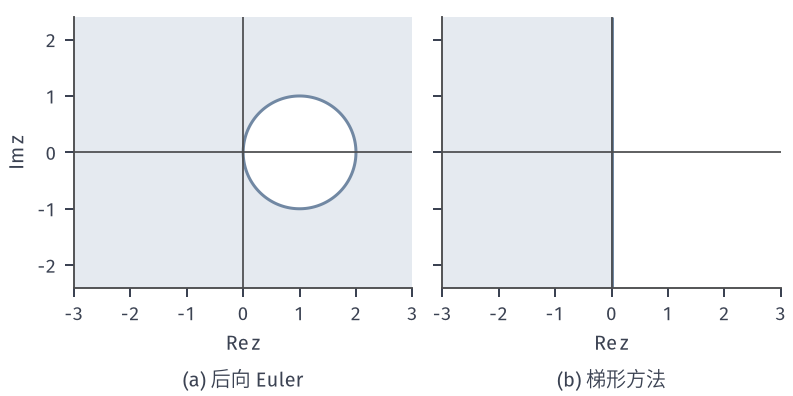

The script that drew this image:
from pathlib import Path
import sys
sys.path.insert(0, str(Path(__file__).resolve().parents[1]/"odenum-common"))
from odenum_common import *

# Target: stability regions of backward Euler and the trapezoidal rule.
X, Y = np.meshgrid(np.linspace(-3, 3, 900), np.linspace(-2.4, 2.4, 800))
Z = X+1j*Y
fig, ax = figure(width_mm=112, height_mm=56, ncols=2, sharey=True)
for a, R, c in zip(ax, (1/(1-Z), (1+Z/2)/(1-Z/2)), ('(a) 后向 Euler', '(b) 梯形方法')):
    v = np.abs(R)
    a.contourf(X, Y, v, levels=[0, 1], colors=[BLUE_FILL])
    a.contour(X, Y, v, levels=[1], colors=[BLUE], linewidths=1.2)
    a.axhline(0, color=STROKE, lw=.7); a.axvline(0, color=STROKE, lw=.7)
    a.set_aspect('equal'); a.set_xlabel(r'$\mathrm{Re}\,z$'); a.set_xlim(-3, 3); a.set_ylim(-2.4, 2.4)
    panel(a, c, -.3)
ax[0].set_ylabel(r'$\mathrm{Im}\,z$')
ax[1].plot([-10/4], [0], 'o', color=GREEN, ms=0) if 0 else None
save(fig, Path(__file__).resolve().parent, 'figure', {'R': ['1/(1-z)', '(1+z/2)/(1-z/2)']})
